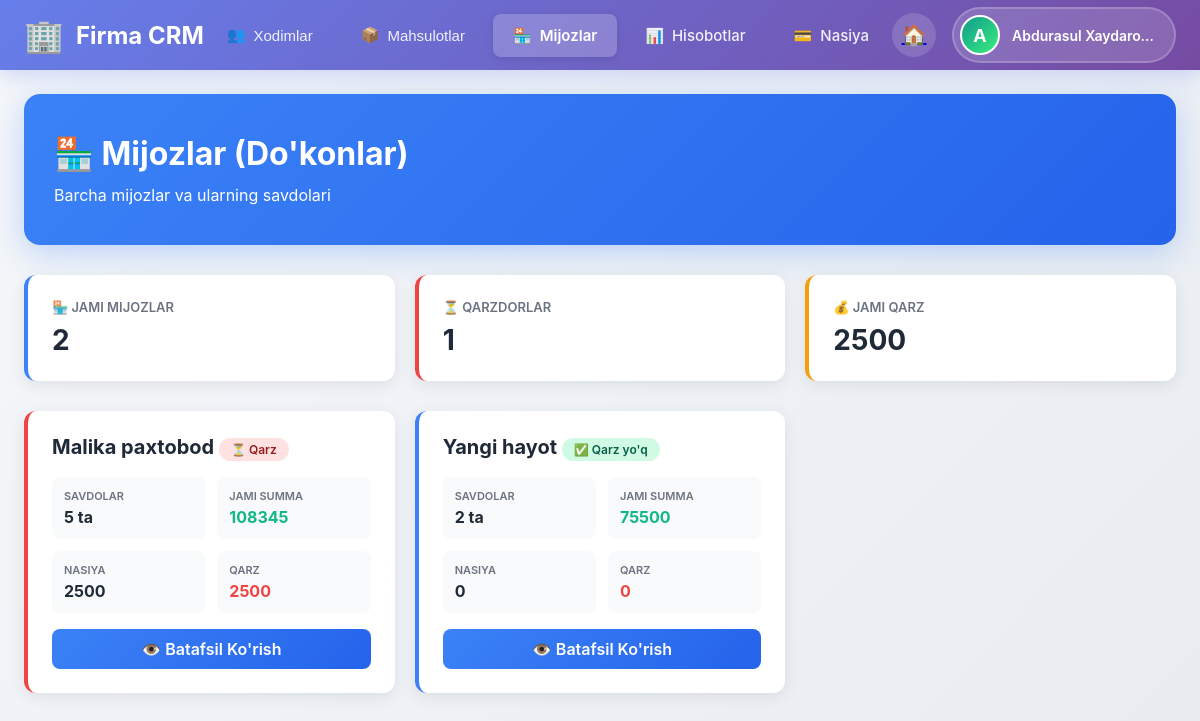
/mijozlar/ (signed in), run on the app's committed database.
### main/models.py (models this page shows, shortened)
class User(AbstractUser):
    id = models.BigAutoField(primary_key=True)
    USER_TYPES = (
        ('pazanda', 'Pazanda'),
        ('yetkazib_beruvchi', 'Yetkazib Beruvchi'),
        ('ega', 'Ega'),
    )
    login=models.CharField(max_length=255, blank=True, null=True)
    password = models.CharField(max_length=255, blank=True, null=True)
    tuliq_ismi = models.CharField(max_length=255, blank=True, null=True)
    type = models.CharField(max_length=20, choices=USER_TYPES)
    token = models.CharField(max_length=255, blank=True, null=True)
    tg_id = models.CharField(max_length=100, blank=True, null=True)
    tel_raqami = models.CharField(max_length=100, blank=True, null=True)
    is_active = models.BooleanField(default=True)
    @property
    def rasmi(self):
        if self.type == 'yetkazib_beruvchi':
            try:
                return YetkazibBeruvchi.objects.get(user=self).rasmi.url
            except YetkazibBeruvchi.DoesNotExist:
                return None
        elif self.type == 'pazanda':
            try:
                return Pazanda.objects.get(user=self).rasmi.url
            except Pazanda.DoesNotExist:
                return None
        return None

class HaridorDukon(models.Model):
    nomi = models.CharField(max_length=255)
    egasi = models.CharField(max_length=255)
    joylashuvi = models.TextField()
    latitude = models.FloatField(null=True, blank=True)  # Kenglik
    longitude = models.FloatField(null=True, blank=True)  # Uzunlik
    dukon_rasmi = models.ImageField(upload_to='dukons/')
    egasining_rasmi = models.ImageField(upload_to='egalar/')

### main/mijoz_views.py (the view)
# urls.py: path('mijozlar/', mijozlar_list, name='mijozlar_list'),
@login_required(login_url='login')
def mijozlar_list(request):
    if request.user.type != 'ega':
        return redirect('main')
    mijozlar = HaridorDukon.objects.all().order_by('nomi')
    mijoz_stats = []
    for mijoz in mijozlar:
        savdolar = Savdo.objects.filter(haridor_dukon=mijoz)
        total_sales = savdolar.count()
        total_amount = sum([s.summa or 0 for s in savdolar])
        nasiya_savdolar = savdolar.filter(st='nasiya')
        total_credit = sum([s.summa or 0 for s in nasiya_savdolar])
        debt = 0
        for savdo in nasiya_savdolar:
            payments = NasiyaTolov.objects.filter(savdo=savdo)
            total_paid = sum([p.tolov_summasi for p in payments])
            remaining = (savdo.summa or 0) - total_paid
            if remaining > 0:
                debt += remaining
        mijoz_stats.append({
            'mijoz': mijoz,
            'total_sales': total_sales,
            'total_amount': total_amount,
            'total_credit': total_credit,
            'debt': debt,
            'has_debt': debt > 0
        })
    mijoz_stats = sorted(mijoz_stats, key=lambda x: x['debt'], reverse=True)
    total_customers = mijozlar.count()
    total_debt_sum = sum([m['debt'] for m in mijoz_stats])
    customers_with_debt = len([m for m in mijoz_stats if m['has_debt']])
    context = {
        'mijoz_stats': mijoz_stats,
        'total_customers': total_customers,
        'total_debt_sum': total_debt_sum,
        'customers_with_debt': customers_with_debt,
    }
    return render(request, 'mijozlar_list.html', context)

### main/templates/mijozlar_list.html (shortened to what this page needs)
{% extends 'egabase.html' %}
{% load static %}
{% block content %}
<div class="page-header">
    <h1>🏪 Mijozlar (Do'konlar)</h1>
    <p>Barcha mijozlar va ularning savdolari</p>
</div>
<div class="stats-grid">
    <div class="stat-card primary">
        <div class="stat-label">🏪 Jami Mijozlar</div>
        <div class="stat-value">{{ total_customers }}</div>
    </div>
    <div class="stat-card danger">
        <div class="stat-label">⏳ Qarzdorlar</div>
        <div class="stat-value">{{ customers_with_debt }}</div>
    </div>
    <div class="stat-card warning">
        <div class="stat-label">💰 Jami Qarz</div>
        <div class="stat-value">{{ total_debt_sum|floatformat:0 }}</div>
    </div>
</div>
<div class="customers-grid">
    {% for item in mijoz_stats %}
    <div class="customer-card {% if item.has_debt %}has-debt{% endif %}">
        <div class="customer-name">
            {{ item.mijoz.nomi }}
            {% if item.has_debt %}
            <span class="badge danger">⏳ Qarz</span>
            {% else %}
            <span class="badge success">✅ Qarz yo'q</span>
            {% endif %}
        </div>
        <div class="customer-stats">
            <div class="stat-item">
                <div class="stat-item-label">Savdolar</div>
                <div class="stat-item-value">{{ item.total_sales }} ta</div>
            </div>
            <div class="stat-item">
                <div class="stat-item-label">Jami Summa</div>
                <div class="stat-item-value success">{{ item.total_amount|floatformat:0 }}</div>
            </div>
            <div class="stat-item">
                <div class="stat-item-label">Nasiya</div>
                <div class="stat-item-value">{{ item.total_credit|floatformat:0 }}</div>
            </div>
            <div class="stat-item">
                <div class="stat-item-label">Qarz</div>
                <div class="stat-item-value debt">{{ item.debt|floatformat:0 }}</div>
            </div>
        </div>
        <a href="{% url 'mijoz_detail' item.mijoz.id %}" class="btn-detail">
            👁️ Batafsil Ko'rish
        </a>
    </div>
    {% empty %}
    <div style="grid-column: 1/-1; text-align: center; padding: 60px; background: white; border-radius: 12px;">
        <div style="font-size: 64px; margin-bottom: 16px;">🏪</div>
        <p style="color: #9ca3af; font-size: 18px;">Mijozlar topilmadi</p>
    </div>
    {% endfor %}
</div>
{% endblock %}

### main/templates/egabase.html (shortened to what this page needs)
<!DOCTYPE html>
{% load static %}
<html lang="uz">
<head>
</head>
<body>
    <header>
        <div class="navbar-container">
            <a href="{% url 'main' %}" class="brand">
                <span class="brand-icon">🏢</span>
                <span class="brand-text">Firma CRM</span>
            </a>
            <nav class="nav-links">
                <div class="nav-item">
                    <button
                        class="nav-toggle {% if request.path == '/hodimlar/' or request.path|slice:':9' == '/profile/' or 'edituser' in request.path or 'createuser' in request.path %}active{% endif %}"
                        onclick="toggleDropdown(this)">
                        <span>👥</span>
                        <span>Xodimlar</span>
                    </button>
                </div>
                <div class="nav-item">
                    <button
                        class="nav-toggle {% if request.path == '/mahsulotlar/' or 'product' in request.path %}active{% endif %}"
                        onclick="toggleDropdown(this)">
                        <span>📦</span>
                        <span>Mahsulotlar</span>
                    </button>
                </div>
                <a href="{% url 'mijozlar_list' %}" class="nav-link {% if '/mijoz' in request.path %}active{% endif %}">
                    <span>🏪</span>
                    <span>Mijozlar</span>
                </a>
                <a href="{% url 'hisobotlar' %}"
                    class="nav-link {% if request.path == '/hisobotlar/' %}active{% endif %}">
                    <span>📊</span>
                    <span>Hisobotlar</span>
                </a>
                <a href="{% url 'nasiya_savdolar' %}"
                    class="nav-link {% if 'nasiya' in request.path %}active{% endif %}">
                    <span>💳</span>
                    <span>Nasiya</span>
                </a>
            </nav>
            <div class="nav-right">
                <a href="{% url 'main' %}">
                    <button class="notif-btn" title="Dashboard">🏠</button>
                </a>
                <div class="profile-menu" onclick="toggleProfile(this)">
                    <div class="profile-trigger">
                        {% if request.user.rasmi %}
                        <img src="{{ request.user.rasmi }}" alt="{{ request.user.tuliq_ismi }}" class="profile-avatar">
                        {% else %}
                        <div class="profile-avatar"
                            style="background: linear-gradient(135deg, #11998e 0%, #38ef7d 100%); display: flex; align-items: center; justify-content: center; color: white; font-weight: bold; font-size: 18px;">
                            {{ request.user.tuliq_ismi|first|upper }}
                        </div>
                        {% endif %}
                        <span class="profile-name">{{ request.user.tuliq_ismi }}</span>
                    </div>
                </div>
            </div>
        </div>
    </header>
    <div class="content-container">
        {% block content %}{% endblock %}
    </div>
</body>
</html>

### main/templates/egabase.html (style rules this page uses)
* { margin: 0; padding: 0; box-sizing: border-box; }
body { font-family: -apple-system, BlinkMacSystemFont, 'Segoe UI', Roboto, Oxygen, Ubuntu, Cantarell, sans-serif; background: linear-gradient(135deg, #f5f7fa 0%, #e8ecf1 100%); min-height: 100vh; }
header { background: linear-gradient(135deg, #667eea 0%, #764ba2 100%); box-shadow: 0 4px 20px rgba(102, 126, 234, 0.3); position: sticky; top: 0; z-index: 1000; }
.navbar-container { max-width: 1400px; margin: 0 auto; padding: 0 24px; display: flex; justify-content: space-between; align-items: center; height: 70px; }
.brand { display: flex; align-items: center; gap: 12px; text-decoration: none; color: white; font-size: 24px; font-weight: 700; transition: opacity 0.3s ease; }
.brand-icon { font-size: 32px; }
.nav-links { display: flex; gap: 8px; align-items: center; }
.nav-item { position: relative; }
.nav-link, .nav-toggle { display: flex; align-items: center; gap: 8px; padding: 10px 16px; color: white; text-decoration: none; border-radius: 8px; font-weight: 500; font-size: 15px; transition: all 0.3s ease; background: none; border: none; cursor: pointer; }
.nav-right { display: flex; align-items: center; gap: 16px; }
.notif-btn { position: relative; width: 44px; height: 44px; border-radius: 50%; background: rgba(255, 255, 255, 0.15); border: none; color: white; font-size: 20px; cursor: pointer; transition: all 0.3s ease; display: flex; align-items: center; justify-content: center; }
.nav-link { padding: 12px 20px; color: rgba(255, 255, 255, 0.9); text-decoration: none; border-radius: 8px; transition: all 0.3s ease; display: flex; align-items: center; gap: 8px; font-weight: 500; }
.nav-link.active { background: rgba(255, 255, 255, 0.2); color: white; font-weight: 600; box-shadow: 0 2px 8px rgba(0, 0, 0, 0.1); }
.nav-toggle { padding: 12px 20px; background: transparent; border: none; color: rgba(255, 255, 255, 0.9); cursor: pointer; border-radius: 8px; transition: all 0.3s ease; display: flex; align-items: center; gap: 8px; font-weight: 500; font-size: 15px; }
.profile-menu { position: relative; }
.profile-trigger { display: flex; align-items: center; gap: 12px; padding: 6px 12px 6px 6px; background: rgba(255, 255, 255, 0.15); border-radius: 50px; cursor: pointer; transition: all 0.3s ease; border: 2px solid rgba(255, 255, 255, 0.2); }
.profile-avatar { width: 40px; height: 40px; border-radius: 50%; object-fit: cover; border: 2px solid white; }
.profile-name { color: white; font-weight: 600; font-size: 14px; max-width: 150px; white-space: nowrap; overflow: hidden; text-overflow: ellipsis; }
.content-container { max-width: 1400px; margin: 0 auto; padding: 24px; }

### data on the page
User: user.tuliq_ismi|first "A", user.tuliq_ismi "Abdurasul Xaydaro…"
HaridorDukon: mijoz.nomi "Malika paxtobod", shows "⏳ Qarz", total_sales "5", total_amount "108345", total_credit "2500", debt "2500"
HaridorDukon: mijoz.nomi "Yangi hayot", shows "✅ Qarz yo'q", total_sales "2", total_amount "75500", total_credit "0", debt "0"

### other printed values
{{ total_customers }} "2"
{{ customers_with_debt }} "1"
{{ total_debt_sum|floatformat:0 }} "2500"
